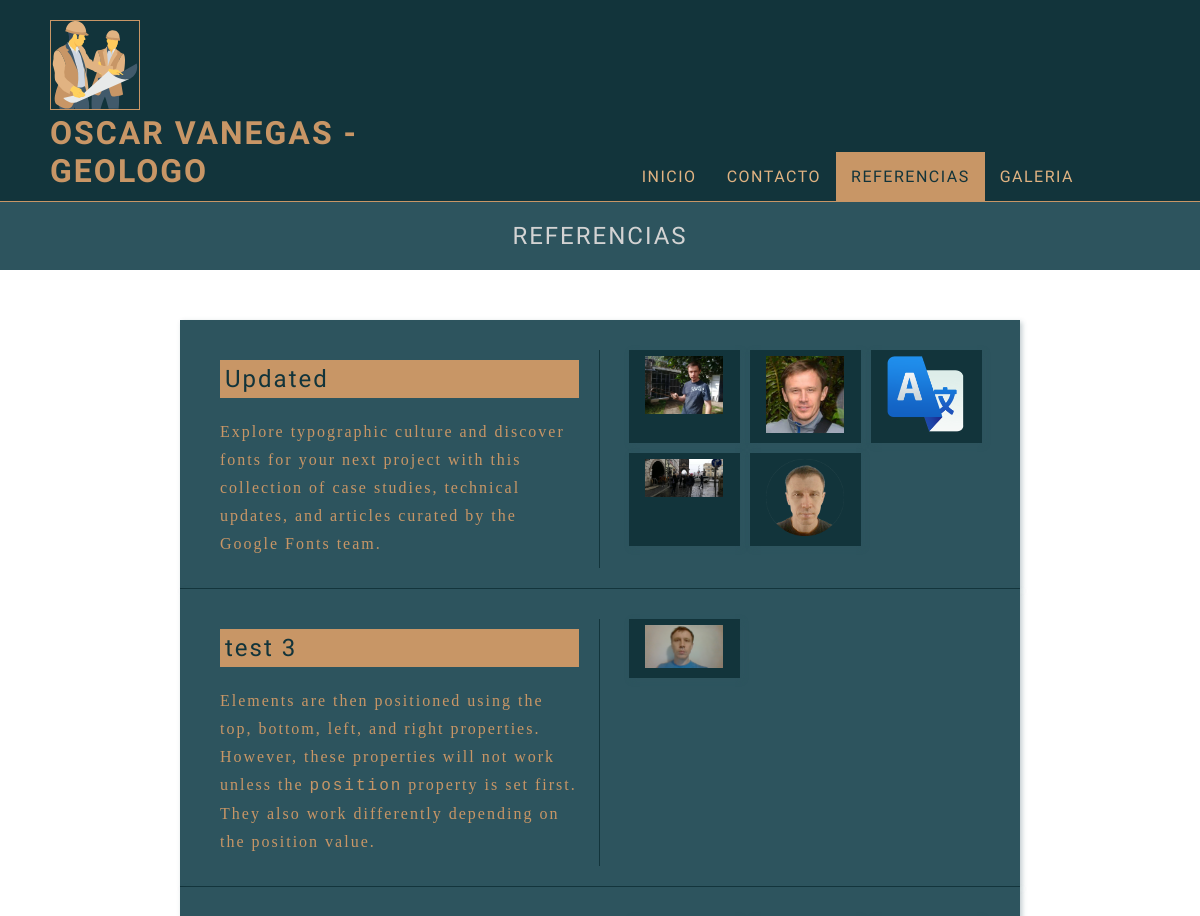
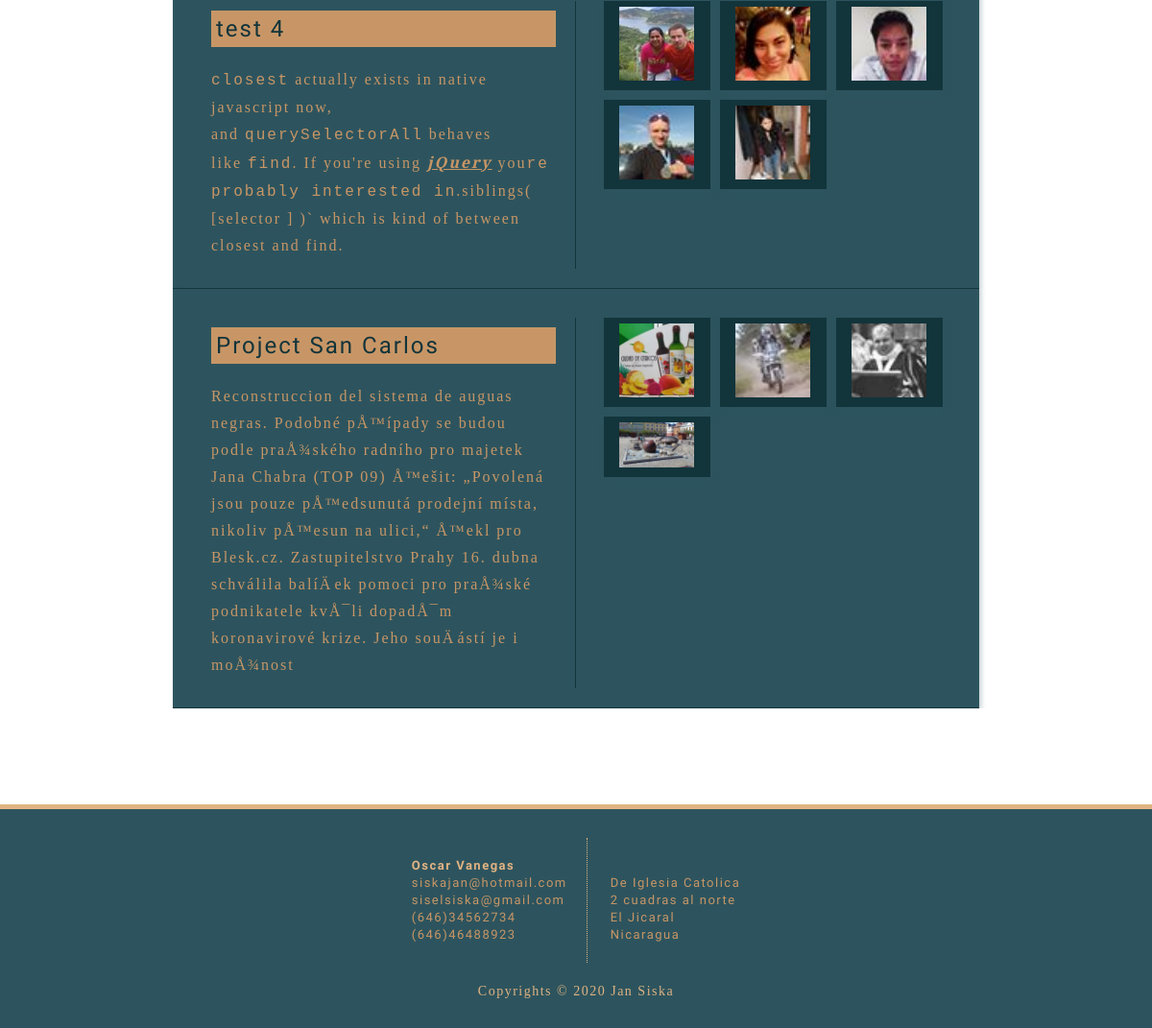
/referencias.php, run on the app's committed database (2 pictures, top to bottom).
### tables this page shows
CREATE TABLE `referencias` (
  `id` int(11) NOT NULL,
  `title` varchar(30) NOT NULL,
  `content` varchar(1000) NOT NULL
);

CREATE TABLE `images` (
  `id` int(30) NOT NULL,
  `title` varchar(100) NOT NULL,
  `thumb` varchar(100) NOT NULL,
  `referencias_id` int(30) NOT NULL
);

CREATE TABLE `contacto` (
  `id` int(50) NOT NULL,
  `fullname` varchar(50) NOT NULL,
  `email` varchar(30) NOT NULL,
  `email_alternate` varchar(30) NOT NULL,
  `phone` varchar(25) NOT NULL,
  `phone_alternate` varchar(15) NOT NULL,
  `address` varchar(20) NOT NULL,
  `address_second` varchar(20) NOT NULL,
  `city` varchar(30) NOT NULL,
  `country` varchar(20) NOT NULL
);

### footer.logic.php (called while the page is built)
<?php
$result =  getContactInfo($conexion);
include ("views/footer.php");
?>

### functions.php (called while the page is built, shortened)
<?php
function getContactInfo($conexion){
    $statement = $conexion -> query("SELECT * FROM contacto");
    $statement -> execute();
    $result = $statement->fetch();
    return $result;
}
?>

### referencias.php (the view, shortened to what this page needs)
<?php
include('config.php');
include('functions.php');
$pageTitle = "Referencias";
include('views/header.php');
$statement = $conexion->query("SELECT * FROM referencias");
$statement -> execute();
$referencias = $statement -> fetchAll() ;
function getImages($parentId){
    include('config.php');
    if(!empty($parentId)){
        $statement = $conexion->prepare("SELECT * FROM images WHERE referencias_id = :id");
        $statement->execute(array(
            ':id'=> (int)$parentId
        ));
        $images = $statement -> fetchAll();
        $output ="<div class='image_grid_wrapper'><div class='grid_reference_img'>";
        foreach ($images as $image){
            $output .=  "<div   class='referencia_img_wraper'><img class='image' src='img/reference_img/".$image['thumb']."'></div>";
        }
        $output .= "</div></div>";
        return $output;
    }
}
include ('views/references.view.php');
include ('footer.logic.php');
?>

### views/references.view.php (shortened to what this page needs)
<div class="content">
    <div class="reference_title_background">
        <h2 class="title"> <?php echo strtoupper($pageTitle); ?></h2>
    </div>
    <?php  foreach($referencias as $ref) : ?>
        <div class="referenceWrapper">
            <?php echo "<div class='reference_content_wrapper'><h2 class='reference_title'>" .$ref['title']. "</h2><p class='reference_description'>" . $ref['content']."</p></div>"; ?>
            <?php echo getImages((int)$ref['id']) ?>
        </div>
    <?php  endforeach; ?>
    </div>

### views/footer.php (shortened to what this page needs)
    <footer>
        <div class="footer_contact_info">
            <div class="footer_left">
                <ul class="contact_list">
                    <li><?php  echo $result['fullname']  ;?></li>
                    <li><?php  echo $result['email']  ;?></li>
                    <li><?php
                        if($result['email_alternate']!=="0" && $result['email_alternate']!==""){
                            echo $result['email_alternate'] ;
                            }else{ ?>
                                <script>$(this).hide();</script> <?php
                            }
                            ?>
                    </li>
                    <li><?php  echo $result['phone']  ;?></li>
                    <li><?php
                        if($result['phone_alternate']!=="0" && $result['phone_alternate']!==""){
                            echo $result['phone_alternate'] ;
                            }else{ ?>
                                <script>$(this).hide();</script> <?php
                            }
                            ?>
                    </li>
                </ul>
            </div>
            <div class="footer_right">
                <ul class="contact_list">
                    <li><?php  echo $result['address']  ;?></li>
                    <li><?php
                        if($result['address_second']!=="0"){
                            echo $result['address_second'] ;
                            }else{ ?>
                                <script>$(this).hide();</script> <?php
                            }
                            ?>
                    </li>
                    <li><?php  echo $result['city']  ;?></li>
                    <li><?php  echo $result['country']  ;?></li>
                </ul>
            </div>
        </div>
        <a href="https://www.facebook.com/jan.siska.94"  target="_blank" id="copyright">Copyrights &copy; 2020 Jan Siska</a>
    </footer>
</body>
</html>

### css/style.css (style rules this page uses)
* { padding: 0; margin: 0; }
html { box-sizing: border-box; }
*, *:before, *:after { box-sizing: inherit; }
body { text-align: center; background-color: white; }
h1,h2 { letter-spacing: 2px; }
p { font-size: 20px; color: #c89666; font-family: 'PT Serif', serif; line-height: 28px; letter-spacing: 2px; font-weight: unset; }
a { font-family: 'Muli', sans-serif; letter-spacing: 1.5px; }
.content { width:100%; overflow: hidden; }
.title { text-align: center; padding: 20px 0; font-weight: unset; width: 100%; margin: 0 auto; align-items: center; color: lightgray; background-color:#2d545e; }
.reference_title_background { background-color: #2d545e; margin-bottom: 50px; }
.content { width: 100%; margin: auto; background-size: cover; overflow: hidden; }
.referenceWrapper { border-bottom: 1px solid #12343b; display: grid; width: 70%; grid-template-columns: 50% 50% ; justify-content: center; margin: auto ; padding: 30px; padding-bottom: 20px; -webkit-box-shadow: 2px 2px 5px 0px rgba(45,84,94,.3); -moz-box-shadow: 2px 2px 5px 0px rgba(45,84,94,0.3); box-shadow: 2px 2px 5px 0px rgba(45,84,94,10,.3); background-color: #2d545e; }
.reference_title { padding: 5px 5px; text-align: left; color:#12343b; margin-bottom: 20px; font-weight: unset; width: 100%; background-color: #c89666; }
.grid_reference_img { display: grid; grid-template-columns: 30% 30% 30% ; width: 100%; grid-gap: 10px 10px; justify-content: center; padding-left: 20px; }
.referencia_img_wraper { width: 100%; background-color:#12343b; -webkit-box-shadow: 2px 2px 5px 0px rgba(45,84,94,1); -moz-box-shadow: 2px 2px 5px 0px rgba(45,84,94,1); box-shadow: 2px 2px 5px 0px rgba(45,84,94,1); border: 1px solid #12343b; }
.referencia_img_wraper img { width: 80%; margin: auto; padding: 5px; }
.reference_content_wrapper { border-left: none; padding: 10px; width: 100%; background-color: #2d545e; border-right: 1px solid #12343b; padding-right: 20px; }
.reference_content_wrapper p { text-align: left; }
.reference_description { text-align: left; margin: auto; color: #c89666; background-color: white; padding-left: 0px; padding-right: 0px; }
a { color: #e1b382; }
h2 { font-family: 'Muli', sans-serif; color: #e1b382; }
.contact_list li { list-style: none; color: #c89666; font-family: 'Muli', sans-serif; font-weight: lighter; letter-spacing: 1.5px; font-size: 13px; line-height: 18px; }
.footer_left ul li:first-child { font-weight: bold; color: #e1b382; }
.footer_contact_info { text-align: center; margin-bottom: 20px; }
.footer_right, .footer_left { padding: 20px; display: inline-block; text-align: left; }
footer { background-color: #2d545e; padding: 30px; margin-top: 100px; border-top: 5px solid #e1b382 ; }
.footer_left { border-right: 1px dotted #e1b382; }
#copyright { font-family: 'Slabo 27px', serif; font-size: 14px; text-decoration: none; }

### data on the page
referencias: title "Updated", content "Explore typographic culture and discover fonts for your next project with this collection of case studies, technical updates, and articles curated by the Google Fonts team."
images: thumb (picture)
images: thumb (picture)
images: thumb (picture)
images: thumb (picture)
images: thumb (placeholder picture)
referencias: title "test 3", content "Elements are then positioned using the top, bottom, left, and right properties. However, these properties will not work unless the position property is set first. They also work differently depending on the position value."
images: thumb (picture)
referencias: title "test 4", content "closest actually exists in native javascript now, and querySelectorAll behaves like find . If you're using jQuery you re probably interested in .siblings( [selector ] )` which is kind of between closest and find."
images: thumb (picture)
images: thumb (picture)
images: thumb (picture)
images: thumb (picture)
images: thumb (picture)
referencias: title "Project San Carlos", content "Reconstruccion del sistema de auguas negras. Podobné pÅ™ípady se budou podle praÅ¾ského radního pro majetek Jana Chabra (TOP 09) Å™ešit: „Povolená jsou pouze pÅ™edsunutá prodejní místa, nikoliv pÅ™esun na ulici,“ Å™ekl pro Blesk.cz. Zastupitelstvo Prahy 16. dubna schválila balíÄek pomoci pro praÅ¾ské podnikatele kvÅ¯li dopadÅ¯m koronavirové krize. Jeho souÄástí je i moÅ¾nost"
images: thumb (picture)
images: thumb (picture)
images: thumb (picture)
images: thumb (picture)
contacto: fullname "Oscar Vanegas", email "siskajan@hotmail.com", email_alternate "siselsiska@gmail.com", phone "(646)34562734", phone_alternate "(646)46488923", address "De Iglesia Catolica", address_second "2 cuadras al norte", city "El Jicaral", country "Nicaragua"

### other printed values
$item['title'] "INICIO"
$item['title'] "CONTACTO"
$item['title'] "REFERENCIAS"
$item['title'] "GALERIA"
$pageTitle "REFERENCIAS"
